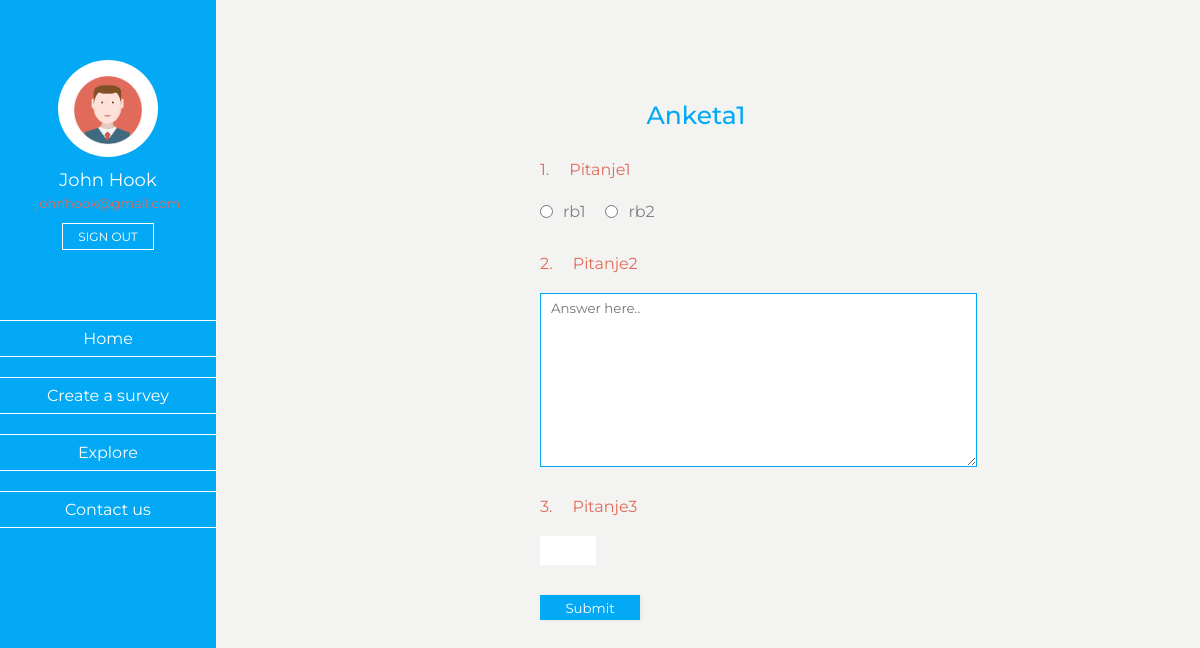
The page /survey_view/survey.php?id=1 on the database as committed earlier.
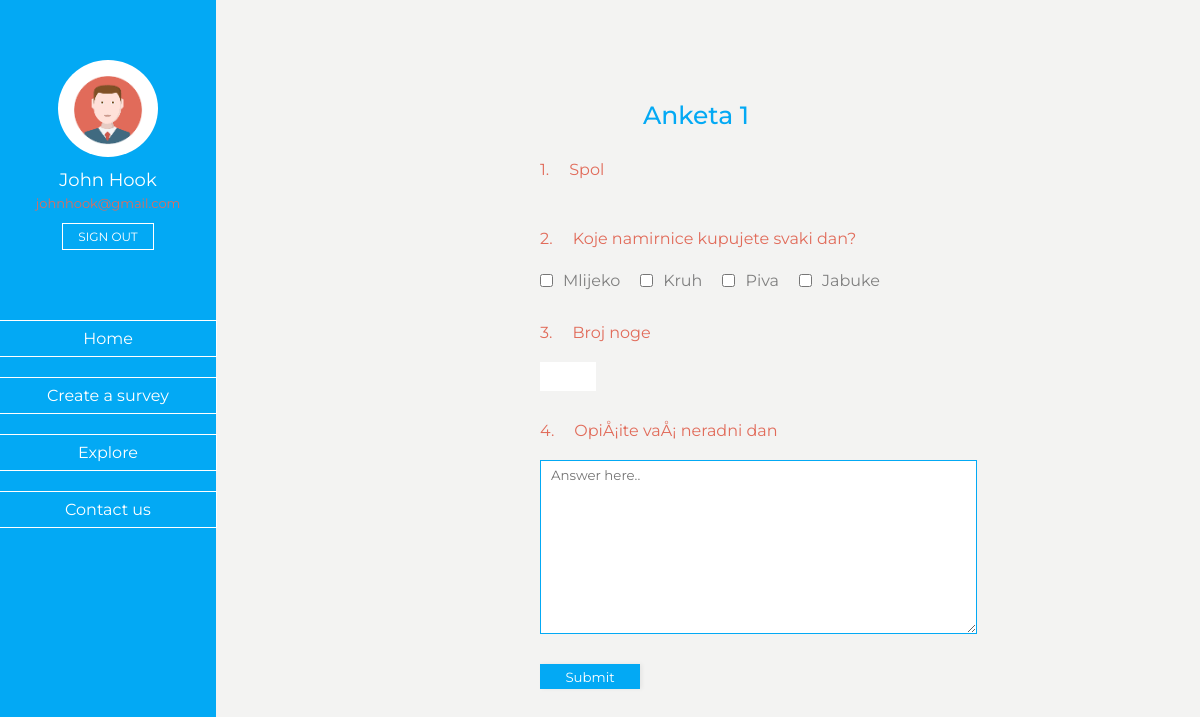
The same page on the database as committed later.
### tables this page shows
CREATE TABLE IF NOT EXISTS `survey_info` (
  `id` int(11) NOT NULL AUTO_INCREMENT,
  `name` varchar(30) NOT NULL,
  `user_id` int(11) NOT NULL,
  PRIMARY KEY (`id`),
  KEY `user_id` (`user_id`)
);

CREATE TABLE IF NOT EXISTS `questions` (
  `id` int(11) NOT NULL AUTO_INCREMENT,
  `question` varchar(150) NOT NULL,
  `type` varchar(11) NOT NULL DEFAULT 'text',
  `survey_id` int(11) NOT NULL,
  `input_values` varchar(1000) DEFAULT NULL,
  `min` int(11) DEFAULT NULL,
  `max` int(11) DEFAULT NULL,
  PRIMARY KEY (`id`),
  KEY `survey_id` (`survey_id`)
);

### survey_view/survey.php (the view, shortened to what this page needs)
<!DOCTYPE html>
<html lang="en">
<head>
<?php
    include('../to_include/links.php');
    include('../to_include/side_nav.php');
    include('../db_connect.php');
?>
</head>
<body>
    <div class="main-content">
        <div class="survey_box">
<?php
$id = (int)$_GET['id'];
$sql =  "SELECT q.id, q.question, q.type, q.input_values, q.min , q.max, s.name FROM questions q
JOIN survey_info s ON s.id = q.survey_id
WHERE survey_id = $id";
$result = $conn->query($sql);
$res = [];
if ($result->num_rows > 0) {
    while (( $row = $result->fetch_assoc())) {
        $res[] = $row;
        }
    }
    else {
        echo "0 results";
}
$survey_title = $res[0]['name'];
echo "<h1 class='survey_title'>" . $survey_title . "</h1><form action='survey_submit.php' method='POST' name='forma'>";
foreach($res as $r => $rv){
    echo "<div class='question_div'>";
    $id_question = $res[$r]['id'];
    $num_q = $r + 1;
    $question = $res[$r]['question'];
    echo "<div class='question'><span>" . $num_q . ".</span>" . $question . "</div><div class='real_answer'>";
    $type = $res[$r]['type'];
    if (($type === 'radio') || ($type === 'checkbox')){
        $vals = unserialize( $res[$r]['input_values']);
        if(($type === 'radio')){
            if(is_array($vals)){
                $br = count($vals);
            for($x = 0 ; $x < $br ; $x++){
                echo "<input type='radio' id='q" . $num_q . $x . "' name='". $id_question  ."-[]' value='". $vals[$x] . "'><label for='q" . $num_q . "'>" . $vals[$x] . "</label><br>";
            }
        }
        }
        if(($type === 'checkbox')){
            if(is_array($vals)){
                $br = count($vals);
            for($x = 0 ; $x < $br ; $x++){
                echo "<input type='checkbox' id='q" . $num_q  . $x . "' name='". $id_question  ."-[]' value='". $vals[$x] . "'><label for='q" . $num_q . $x ."'>" . $vals[$x] . "</label><br>";
            }
        }
        }
    }
     if(($type === 'num')) {
        $min = $res[$r]['min'];
        $max = $res[$r]['max'];
        echo "<input type='number' min= ". $min . " max=". $max ." name='". $id_question  ."-[]'><br>";
    }
    else if(($type === 'text')){
        echo "<textarea name='". $id_question  ."-[]' rows='10' cols='50' placeholder='Answer here..'></textarea><br>";
    }
    echo "</div></div>";
}
echo"<input type='submit' class='submit2 submit_survey'></form>";
?>
</div>
</div>

### to_include/links.php (shortened to what this page needs)
<link rel="stylesheet" href="/survey/style.css">

### to_include/side_nav.php (shortened to what this page needs)
<div class="side_nav">
            <div class="user">
            <div class="user_img">
            </div>
            <div class="user_info">
                <p>John Hook <br>
                <span class="e-mail">johnhook@gmail.com</span>
                </p>
                <a class="user_btn" href="">SIGN OUT</a>
            </div>
        </div>
        <div class="menu">
            <a href="../home/" class="menu_item">Home</a>
            <a href="../create_survey/" class="menu_item" id="create_survey">Create a survey</a>
            <a href="../explore/" class="menu_item">Explore</a>
            <a href="../contact_us/" class="menu_item">Contact us</a>
        </div>
</div>

Rows that differ between the two databases and show on the page:
removed questions: num_q "1", question "Pitanje1", input_values "rb1", input_values "rb2"
removed questions: num_q "2", question "Pitanje2", id "Answer here.."
removed questions: num_q "3", question "Pitanje3"
changed survey_info: name "Anketa1" → "Anketa 1"
added questions: num_q "1", question "Spol"
added questions: num_q "2", question "Koje namirnice kupujete svaki dan?", input_values "Mlijeko", input_values "Kruh", input_values "Piva", input_values "Jabuke"
added questions: num_q "3", question "Broj noge"
added questions: num_q "4", question "OpiÅ¡ite vaÅ¡ neradni dan", id "Answer here.."
